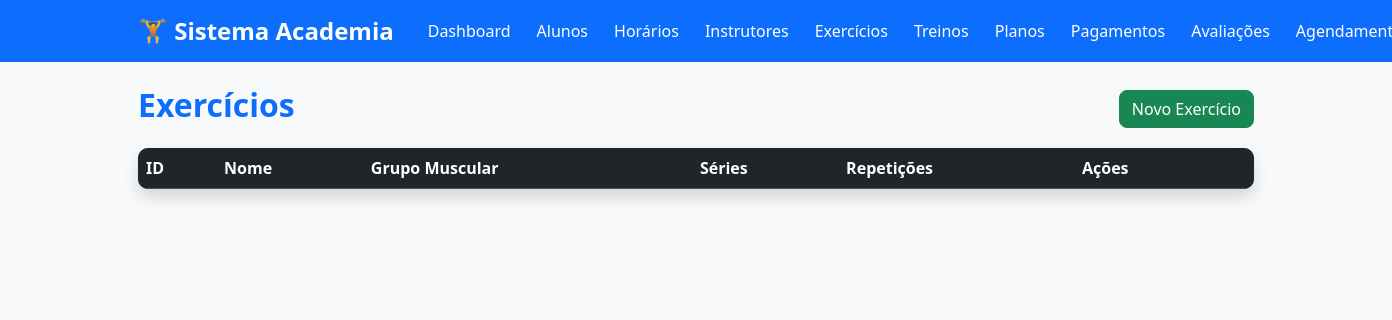
Before: /exercicios (signed in) with the older database file.
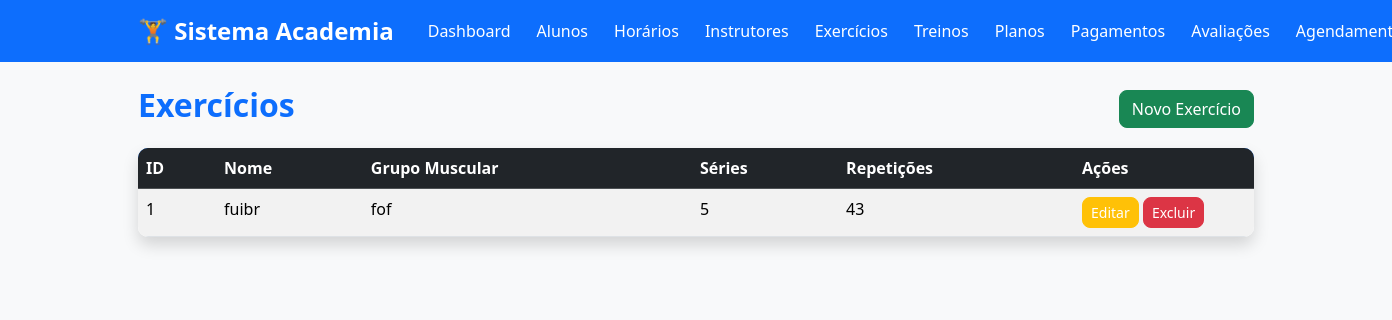
After: the same page with the newer database file.
### tables this page shows
CREATE TABLE exercicios (
        id INTEGER PRIMARY KEY AUTOINCREMENT,
        nome TEXT NOT NULL,
        grupo_muscular TEXT NOT NULL,
        series INTEGER NOT NULL,
        repeticoes INTEGER NOT NULL
    );

### app.py (the view)
@app.route("/exercicios")
@login_required
def listar_exercicios():
    exercicios = database.listar_exercicios()
    return render_template(
        "exercicios/listar.html",
        exercicios=exercicios
    )

### app.py (called while the page is built)
def login_required(func):
    @wraps(func)
    def wrapper(*args, **kwargs):
        if "usuario" not in session:
            flash(
                "Faça login para acessar o sistema.",
                "warning"
            )
            return redirect(url_for("login"))
        return func(*args, **kwargs)
    return wrapper

### database.py (called while the page is built)
def conectar():
    conexao = sqlite3.connect(DB_PATH)
    conexao.row_factory = sqlite3.Row
    conexao.execute("PRAGMA foreign_keys = ON")
    return conexao

def executar(sql, parametros=(), fetch=False, fetchone=False):
    conexao = conectar()
    try:
        cursor = conexao.cursor()
        cursor.execute(sql, parametros)
        conexao.commit()
        if fetchone:
            return cursor.fetchone()
        if fetch:
            return cursor.fetchall()
        return True
    except sqlite3.Error as erro:
        print(f"Erro no banco de dados: {erro}")
        return None
    finally:
        conexao.close()

def listar_exercicios():
    sql = """

        SELECT *

        FROM exercicios

        ORDER BY nome

    """
    return executar(sql, fetch=True)

### templates/exercicios/listar.html
{% extends "base.html" %}
{% block conteudo %}
<div class="d-flex justify-content-between align-items-center mb-3">
    <h2>Exercícios</h2>
    <a href="{{ url_for('novo_exercicio') }}" class="btn btn-success">
        Novo Exercício
    </a>
</div>
<table class="table table-hover table-striped shadow">
<thead class="table-dark">
<tr>
<th>ID</th>
<th>Nome</th>
<th>Grupo Muscular</th>
<th>Séries</th>
<th>Repetições</th>
<th width="180">Ações</th>
</tr>
</thead>
<tbody>
{% for exercicio in exercicios %}
<tr>
<td>{{ exercicio.id }}</td>
<td>{{ exercicio.nome }}</td>
<td>{{ exercicio.grupo_muscular }}</td>
<td>{{ exercicio.series }}</td>
<td>{{ exercicio.repeticoes }}</td>
<td>
<a class="btn btn-warning btn-sm"
href="{{ url_for('editar_exercicio',id=exercicio.id) }}">
Editar
</a>
<a class="btn btn-danger btn-sm"
onclick="return confirm('Excluir exercício?')"
href="{{ url_for('excluir_exercicio',id=exercicio.id) }}">
Excluir
</a>
</td>
</tr>
{% endfor %}
</tbody>
</table>
{% endblock %}

Changed rows visible on the page:
added exercicios: id "1", nome "fuibr", grupo_muscular "fof", series "5", repeticoes "43"
